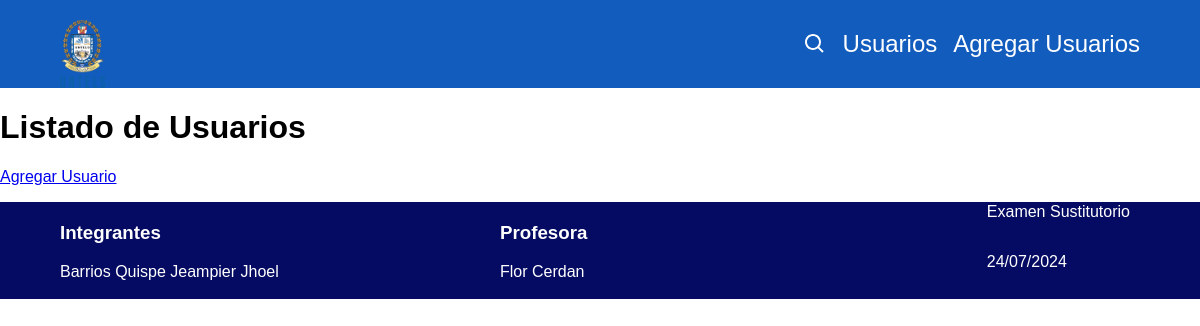
/usuarios/, run on an earlier commit of the app's database.
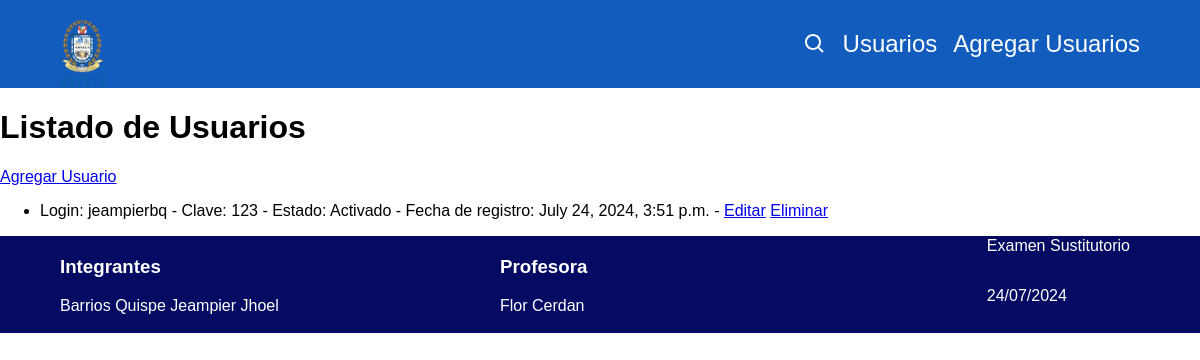
And on a later commit of the database.
### miapp/models.py (models this page shows)
class Barrios_Usuarios(models.Model):
    DISPONIBILIDAD = [
        ('A', 'Activado'),
        ('D', 'Desactivado'),
    ]
    Barrios_login = models.CharField(max_length=100)
    Barrios_clave = models.CharField(max_length=100)
    Barrios_disponible = models.CharField(max_length=1, choices=DISPONIBILIDAD, default='A')
    Barrios_fecha_de_registro = models.DateTimeField(auto_now_add=True)

### miapp/views.py (the view)
# urls.py: path('usuarios/', views.usuarios, name="usuarios"),
def usuarios(request):
    usuarios = Barrios_Usuarios.objects.all()
    return render(request, 'usuarios.html', {'usuarios': usuarios})

### miapp/templates/usuarios.html (shortened to what this page needs)
{% extends 'layout.html' %}
{% block content %}
<h1>Listado de Usuarios</h1>
<a href="{% url 'agregar_usuario' %}" class="btn btn-add">Agregar Usuario</a>
<ul>
    {% for usuario in usuarios %}
        <li>Login: {{ usuario.Barrios_login }} -
            Clave: {{ usuario.Barrios_clave }} -
            Estado: {{ usuario.get_Barrios_disponible_display }} -
            Fecha de registro: {{ usuario.Barrios_fecha_de_registro }} -
            <a href="{% url 'editar_usuario' id=usuario.id %}" class="btn btn-edit">Editar</a>
            <a href="{% url 'eliminar_usuario' id=usuario.id %}" class="btn btn-delete">Eliminar</a>
        </li>
    {% endfor %}
</ul>
{% endblock %}

### miapp/templates/layout.html (shortened to what this page needs)
<!DOCTYPE html>
<html lang="en">
<head>
    <link href="https://fonts.cdnfonts.com/css/gt-america-trial" rel="stylesheet">
    {% load static %}
    <link rel="stylesheet" href="{% static '/css/styles.css' %}">
</head>
<body>
    <header class="topbar">
        <div class="topbar-inner">
            <img src="{% static 'img/Untels_01.png' %}" alt="Logo UNTELS">
            <a class="topbar-inner__search" href="#">
            </a>
            <a class="topbar-inner__signin" href="{% url 'usuarios' %}">Usuarios</a>
            <a class="topbar-inner__signin" href="{% url 'agregar_usuario' %}">Agregar Usuarios</a>
        </div>
    </header>
    <main>
        {% block content %}{% endblock %}
    </main>
    <footer class="footer">
        <div class="footer-inner">
            <div class="footer__column">
                <h3>Integrantes</h3>
                <a href="#">Barrios Quispe Jeampier Jhoel</a>
            </div>
            <div class="footer__column">
                <h3>Profesora</h3>
                <a href="#">Flor Cerdan</a>
            </div>
            <div class="footer__column footer__column-copyright">
                <p>Examen Sustitutorio</p>
                <p>24/07/2024</p>
            </div>
        </div>
    </footer>
</body>
</html>

### miapp/static/css/styles.css (style rules this page uses)
* { box-sizing: border-box; }
html, body { font-family: "GT America Trial", sans-serif; margin: 0; height: 100%; }
body { display: flex; flex-direction: column; }
.topbar { background-color: rgb(17, 92, 189); padding: 0 30px; height: 5.5rem; display: flex; align-items: center; }
@media (max-width: 1200px) { .topbar { padding: 0; } }
.topbar-inner { color: white; font-size: 1.5rem; width: 90%; margin: 0 auto; display: flex; align-items: center; gap: 1rem; }
.topbar-inner a { text-decoration: none; color: white; }
.topbar-inner img { display: block; width: 45px; margin-top: 20px; }
.topbar-inner__search { margin-left: auto; display: none; }
@media (max-width: 1200px) { .topbar-inner__search { display: flex !important; } }
.footer { padding: 0.1rem 0; background-color: rgb(5, 11, 98); position: sticky; bottom: 0; width: 100%; }
.footer h3, .footer a, .footer p { color: white; text-decoration: none; }
.footer-inner { margin: 0 auto; padding-right: 200px; padding-bottom: 1rem; width: 90%; display: grid; grid-template-columns: repeat(auto-fit, minmax(155px, 1fr)); position: relative; }
.footer__column { display: flex; flex-direction: column; }
.footer__column-copyright { position: absolute; margin-top: auto; bottom: 10px; right: 10px; }

What changed in the data, as far as the page shows it:
added Barrios_Usuarios: Barrios_login "jeampierbq", Barrios_clave "123", Barrios_disponible "Activado", Barrios_fecha_de_registro "July 24, 2024, 3:51 p.m."
